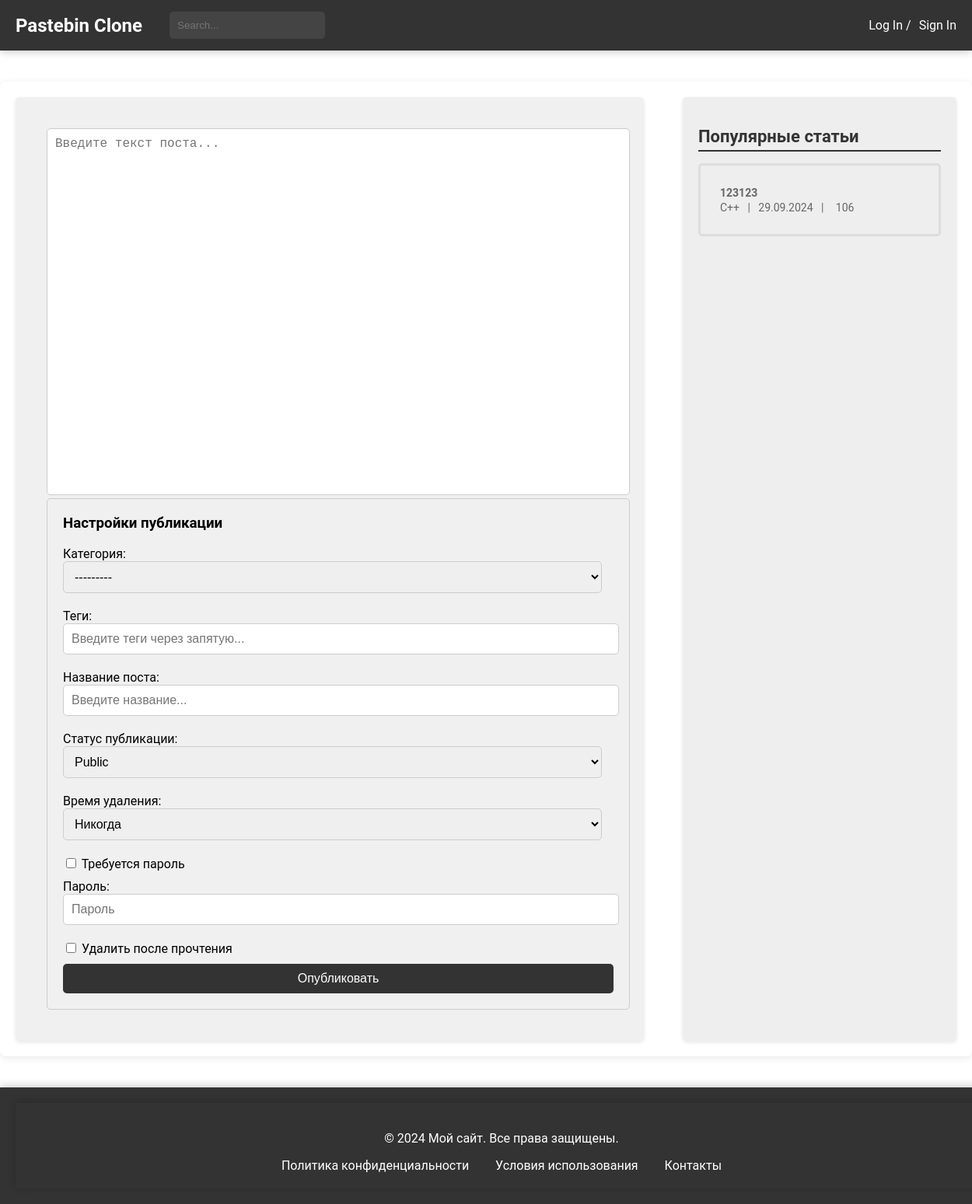
The page / on the database its author committed.
### blog/models.py (models this page shows, shortened)
class Paste(models.Model):
    ACCESS_STATUS_CHOICES = [
        (0, 'Private'),
        (1, 'Public'),
        (2, 'Draft'),
    ]
    TIME_LIVE_CHOICES = [
        (None, 'Никогда'),
        (timedelta(hours=1), 'Через 1 час'),
        (timedelta(days=1), 'Через 1 день'),
        (timedelta(weeks=1), 'Через 1 неделю'),
    ]
    title = models.CharField(max_length=200)
    content = models.TextField()
    author = models.ForeignKey(User, on_delete=models.CASCADE)
    created_at = models.DateTimeField(auto_now_add=True)
    updated_at = models.DateTimeField(auto_now=True)
    slug = models.UUIDField(default=uuid.uuid4, editable=False, unique=True)
    tags = models.ManyToManyField(Tag, related_name='posts')
    category = models.ForeignKey(Category, on_delete=models.SET_NULL, null=True)
    access_status = models.IntegerField(choices=ACCESS_STATUS_CHOICES, default=1)
    time_live = models.DurationField(null=True, blank=True)
    password = models.CharField(max_length=100, null=True, blank=True)
    is_delete_after_read = models.BooleanField(default=False)
    views_count = models.PositiveIntegerField(default=100)
    def get_formatted_created_at(self):
        return self.created_at.strftime('%d.%m.%Y')
    class Meta:
        verbose_name = 'Паста'
        verbose_name_plural = 'Паста'

class Category(models.Model):
    name = models.CharField(max_length=30, unique=True)
    parent = models.ForeignKey(
        'self',
        on_delete=models.CASCADE,
        null=True, blank=True,
        related_name='subcategories'
    )
    def __str__(self):
        return self.name
    class Meta:
        verbose_name = 'Категория'
        verbose_name_plural = 'Категории'

### blog/views.py (the view)
# urls.py: path('', views.index, name='index'),
def index(request):
    form = PasteForm()
    popular_posts = Paste.objects.order_by('-views_count')[:5]
    return render(request, 'blog/index.html', {
        'form': form,
        'popular_posts': popular_posts
    })

### blog/templates/blog/index.html (shortened to what this page needs)
{% extends 'blog/temps/base.html' %}
{% load static %}
{% block head %}
    <link rel="stylesheet" type="text/css" href="{% static 'css/index.css' %}">
{% endblock %}
{% block content %}
<main class="container">
    <div class="main-container">
        <section class="left-block">
            <div class="post-form">
                <form method="POST" action="{% url 'blog:create-paste' %}">
                    <div class="post-editor">
                        {{ form.content }}
                    </div>
                    <div class="post-settings">
                        <h3>Настройки публикации</h3>
                        <label>
                            Категория:
                            {{ form.category }}
                        </label>
                        <label>
                            Теги:
                            {{ form.tags }}
                        </label>
                        <label>
                            Название поста:
                            {{ form.title }}
                        </label>
                        <label>
                            Статус публикации:
                            {{ form.access_status }}
                        </label>
                        <label>
                            Время удаления:
                            {{ form.time_live }}
                        </label>
                        <label>
                            <input type="checkbox" name="need_password" id="need-password" class="need-password"
                                   onclick="togglePasswordField()">
                            Требуется пароль
                        </label>
                        <label>
                            Пароль:
                            {{ form.password }}
                        </label>
                        <label>
                            <input type="checkbox" name="is_delete_after_read" class="delete-after-read"> Удалить после
                            прочтения
                        </label>
                        <button type="submit">Опубликовать</button>
                    </div>
                </form>
            </div>
        </section>
        {% include 'blog/temps/popular_posts.html' %}
    </div>
</main>
{% endblock %}

### blog/templates/blog/temps/popular_posts.html (shortened to what this page needs)
{% load static %}
<head>
    <link rel="stylesheet" type="text/css" href="{% static 'css/popular_posts.css' %}">
</head>
<div class="right-block">
    <h2>Популярные статьи</h2>
    <ul>
        {% for popular_post in popular_posts %}
        <li>
            <a href="{% url 'blog:post-detail' popular_post.slug %}">
                <span class="article-title">{{popular_post.title}}</span>
                <br>
                <span class="article-meta">{{ popular_post.category }} &nbsp; | &nbsp; {{ popular_post.get_formatted_created_at }} &nbsp; |  &nbsp;
                                     <span
                            class="view-count">{{popular_post.views_count}}</span></span>
                {% if popular_post.password %}
                <span></span>
                {% else %}
                <span><i class="fa fa-unlock" aria-hidden="true" style="color: #4CAF50;"></i></span>
                {% endif %}
            </a>
        </li>
        {% endfor %}
    </ul>
</div>

### blog/static/css/index.css (style rules this page uses)
body { margin: 0; padding: 0; font-family: 'Roboto', sans-serif; }
.main-container { display: flex; justify-content: space-between; max-width: 1400px; margin: 40px auto; padding: 20px; box-shadow: 0 2px 10px rgba(0, 0, 0, 0.1); border-radius: 8px; background-color: #ffffff; }
.main-container { display: flex; justify-content: space-between; margin: 40px auto; }
.left-block { width: 70%; background-color: #f0f0f0; padding: 40px; margin-right: 50px; border-radius: 5px; box-shadow: 0 2px 5px rgba(0, 0, 0, 0.1); }
.post-editor textarea { width: 100%; height: 450px; padding: 10px; font-size: 16px; border: 1px solid #ccc; border-radius: 5px; resize: none; }
.post-settings { padding: 20px; margin-right: -22px; background-color: #f0f0f0; border: 1px solid #ccc; border-radius: 5px; }
.post-settings h3 { margin-top: 0; }
.post-settings label { display: block; margin-bottom: 10px; margin-right: 15px; }
.post-settings select, .post-settings input[type="text"], .post-settings input[type="password"] { width: 100%; padding: 10px; font-size: 16px; border: 1px solid #ccc; border-radius: 5px; margin-bottom: 10px; }
.post-settings button { width: 100%; padding: 10px; font-size: 16px; background-color: #333; color: #fff; border: none; border-radius: 5px; cursor: pointer; transition: background-color 0.3s; }
.article-title { font-weight: bold; font-size: 34px; }

### blog/static/css/popular_posts.css (style rules this page uses)
.right-block { width: 30%; background-color: #eeeeee; padding: 20px; border-radius: 5px; height: auto; box-shadow: 0 2px 5px rgba(0, 0, 0, 0.1); position: relative; }
.right-block h2 { font-size: 22px; font-weight: bold; margin-bottom: 15px; color: #333; border-bottom: 2px solid #333333FF; padding-bottom: 5px; }
.right-block ul { list-style: none; padding: 0; margin: 0; }
.right-block li { margin-bottom: 15px; padding: 10px; border: 3px solid #ddd; border-radius: 5px; transition: background-color 0.3s; }
.right-block a { display: block; padding: 15px; color: #333; text-decoration: none; border-radius: 5px; transition: background-color 0.3s; }
.right-block span { font-size: 14px; color: #666; }
.view-count { margin-left: 0; }
.article-meta { margin-right: 20px; }

### blog/static/css/footer.css (style rules this page uses)
html, body { height: 100%; margin: 0; }
body { display: flex; flex-direction: column; }
main { flex: 1; }

### rows shown on the page
Paste: title "123123", category "C++", get_formatted_created_at "29.09.2024", views_count "106"
